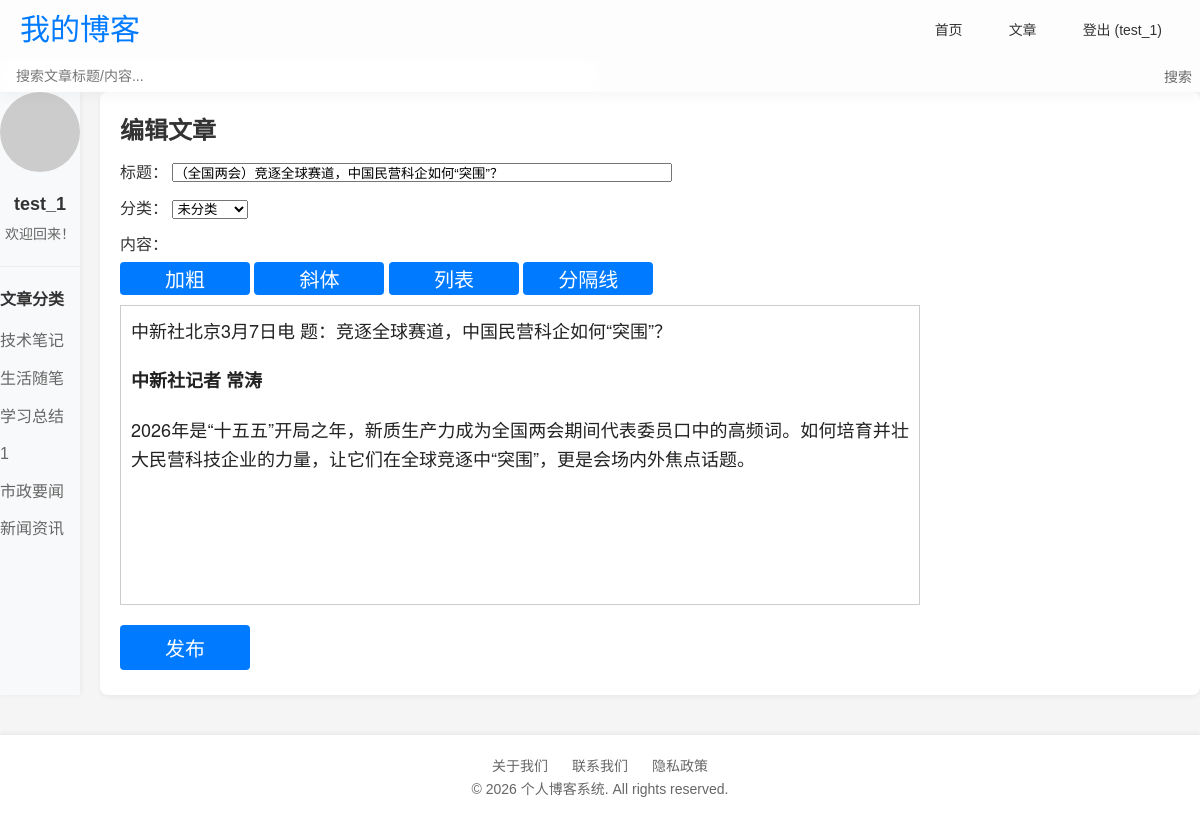
Screenshot of /edit/3 (signed in) with the database file from the repository.
### app.py (models this page shows)
class User(UserMixin,db.Model):
    id = db.Column(db.Integer, primary_key=True)
    username = db.Column(db.String(20), unique=True, nullable=False)
    email = db.Column(db.String(120), unique=True, nullable=False)
    password = db.Column(db.String(60), nullable=False)

class Category(db.Model):
    id = db.Column(db.Integer, primary_key=True)
    name = db.Column(db.String(50), unique=True, nullable=False)

class Post(db.Model):
    id = db.Column(db.Integer,primary_key = True)                # 文章id
    title = db.Column(db.String(100),nullable = False)           # 文章标题
    content = db.Column(db.Text,nullable = False)                # 文章内容
    created_at = db.Column(db.DateTime,default = datetime.utcnow)# 创建时间
    updated_at = db.Column(db.DateTime,default = datetime.utcnow,updated_at = datetime.utcnow)# 更新时间
    user_id = db.Column(db.Integer,nullable = False)
    category_id = db.Column(db.Integer,nullable = False)

### app.py (the view, shortened to what this page needs)
@app.route("/edit/<int:post_id>",methods = ["POST","GET"])
@login_required
def edit(post_id):
    post = Post.query.get_or_404(post_id) # 查询文章存在或404
    categories = Category.query.all()     # 获取所有分类
    if post.user_id != current_user.id:
        abort(403) # 未授权访问
    return render_template("edit.html",post = post,is_create = False,categories = categories)

### app.py (called while the page is built)
@login_manager.user_loader
def load_user(user_id):
    return User.query.get(int(user_id)) if user_id else None

### templates/edit.html (shortened to what this page needs)
{% extends 'base.html' %}
{% block content %}
{% if not is_create %}
<h2>编辑文章</h2>
{% endif %}
<form method="POST" onsubmit="syncEditorContent()">
    <div style="margin: 10px 0;">
        <label>标题：</label>
        <input type="text" name="title" value="{%if not is_create%}{{ post.title }}{%endif%}" required style="width: 500px;">
    </div>
    <div style="margin: 10px 0;">
        <label>分类：</label>
        <select name="category">
            <option value="">未分类</option>
        </select>
    </div>
    <div style="margin: 10px 0;">
        <label>内容：</label>
        <div style="margin-bottom: 5px;">
            <button class="btn btn-primary" type="button" onclick="formatDoc('bold')" style="padding: 2px 8px;">加粗</button>
            <button class="btn btn-primary" type="button" onclick="formatDoc('italic')" style="padding: 2px 8px;">斜体</button>
            <button class="btn btn-primary" type="button" onclick="formatDoc('insertUnorderedList')" style="padding: 2px 8px;">列表</button>
            <button class="btn btn-primary" type="button" onclick="formatDoc('insertHorizontalRule')" style="padding: 2px 8px;">分隔线</button>
        </div>
        <div id="editor"
             style="width: 800px; height: 300px; border:1px solid #ccc; padding:10px; min-height: 200px; overflow: auto;"
             contenteditable="true"
             spellcheck="true">
            {%if not is_create%}{{ post.content | safe }}{%endif%}
        </div>
    </div>
    <button type="submit" style="margin-top:10px;" class ="btn btn-primary">发布</button>
</form>
{% endblock %}

### templates/base.html (shortened to what this page needs)
<!DOCTYPE html>
<html lang="zh-CN">
<head>
</head>
<body>
    <header class="header">
        <div class="container">
            <div class="header-content">
                <a href="{{ url_for('index') }}" class="logo">我的博客</a>
                <nav class="nav-links navbar-menu">
                    <a href="{{ url_for('index') }}">首页</a>
                    {% if current_user.is_authenticated %}
                        <a href="{{ url_for('create') }}">文章</a>
                        <a href="{{ url_for('logout') }}">登出 ({{ current_user.username }})</a>
                    {% else %}
                        <a href="{{ url_for('login') }}">登录</a>
                        <a href="{{ url_for('register') }}">注册</a>
                    {% endif %}
                </nav>
            </div>
            <div class="search-box">
                <form class="search-form" action="{{ url_for('index') }}" method="get">
                    <input type="text" name="search" class="search-input" placeholder="搜索文章标题/内容..." value="{{ search_query or '' }}">
                <button type="submit" class="search-btn">搜索</button>
                </form>
            </div>
        </div>
    </header>
    <main class="container main-content">
        <aside class="sidebar">
            {% if current_user.is_authenticated %}
            <div class="user-info">
                <img src="https://ui-avatars.com/api/?name={{ current_user.username }}&background=4285f4&color=fff" alt="头像" class="avatar">
                <div class="username">{{ current_user.username }}</div>
                <div class="user-desc">欢迎回来！</div>
            </div>
            {% endif %}
            {%if categories %}
            <div class="sidebar-section">
                <h3 class="sidebar-title">文章分类</h3>
                <div class="category-list">
                    {% for category in categories %}
                        <a href="#">{{ category.name }}</a>
                    {% endfor %}
                </div>
            </div>
            {%endif%}
        </aside>
        <section class="content-area">
            {% block content %}{% endblock %}
        </section>
    </main>
    <footer class="footer">
        <div class="container">
            <div class="footer-links">
                <a href="#">关于我们</a>
                <a href="#">联系我们</a>
                <a href="#">隐私政策</a>
            </div>
            <p>&copy; 2026 个人博客系统. All rights reserved.</p>
        </div>
    </footer>
</body>
</html>

### templates/base.html (style rules this page uses)
* { margin: 0; padding: 0; box-sizing: border-box; }
body { font-family: -apple-system, BlinkMacSystemFont, "Segoe UI", Roboto, "Helvetica Neue", Arial, sans-serif; background-color: #f5f5f5; color: #333; line-height: 1.6; }
.container { margin: 0; padding: 0; box-sizing: border-box; list-style: none; text-decoration: none; font-family: "Microsoft Yahei", sans-serif; }
.header { background: rgba(255, 255, 255, 0.8); backdrop-filter: blur(10px); -webkit-backdrop-filter: blur(10px); box-shadow: 0 2px 15px rgba(0, 0, 0, 0.05); position: sticky; top: 0; z-index: 999; }
.header-content { max-width: 1200px; margin: 0 auto; display: flex; justify-content: space-between; align-items: center; padding: 0 20px; height: 60px; }
.logo { font-size: 30px; font-weight: 800px; color: #007bff; text-decoration: none; }
.navbar-menu { display: flex; gap: 10px; align-items: center; text-decoration: none; }
.nav-links a { color: #333; font-size: 14px; font-weight: 500; padding: 6px 18px; border-radius: 50px; transition: all 0.3s ease; text-decoration: none; }
.search-box { width: 50%; align-items: center; position:static; }
.search-form { display: flex; align-items: center; width: 100%; }
.search-input { width: 100%; padding: 8px 16px 8px 16px; border: none; border-radius: 8px; font-size: 14px; outline: none; transition: all 0.3s ease; background: rgba(255, 255, 255, 0.2); backdrop-filter: blur(10px); -webkit-backdrop-filter: blur(10px); color: #333; }
.search-btn { position: absolute; right: 8px; background: transparent; border: none; color: #666; cursor: pointer; font-size: 14px; transition: color 0.3s; }
.main-content { display: flex; gap: 20px; margin-bottom: 40px; }
.sidebar { width: 80px; background-color: #f8f9fa; transition: width 0.3s ease; overflow: hidden; box-shadow: 1px 0 5px rgba(0, 0, 0, 0.05); }
.user-info { text-align: center; margin-bottom: 20px; padding-bottom: 20px; border-bottom: 1px solid #eee; }
.avatar { width: 80px; height: 80px; border-radius: 50%; object-fit: cover; margin-bottom: 10px; }
.username { font-size: 18px; font-weight: 600; margin-bottom: 5px; }
.user-desc { font-size: 14px; color: #666; }
.sidebar-section { margin-bottom: 20px; }
.sidebar-title { font-size: 16px; font-weight: 600; margin-bottom: 10px; color: #333; }
.category-list a { display: block; color: #666; text-decoration: none; padding: 6px 0; transition: color 0.3s; }
.content-area { flex: 1; background-color: #fff; border-radius: 8px; box-shadow: 0 2px 4px rgba(0,0,0,0.05); padding: 20px; }
.footer { background-color: #fff; box-shadow: 0 -2px 4px rgba(0,0,0,0.05); padding: 20px 0; text-align: center; font-size: 14px; color: #666; }
.footer-links a { color: #666; text-decoration: none; margin: 0 10px; }
.btn { display: inline-block; padding: 8px 16px; margin: 5px 0; border: none; border-radius: 4px; cursor: pointer; font-size: 20px; width: 130px; text-decoration: none; text-align: center; transition: all 0.3s ease; }
.btn-primary { background-color: #007bff; color: #fff; }

### rows the page displays
User: username "test_1"
Category: name "技术笔记"
Category: name "生活随笔"
Category: name "学习总结"
Category: name "1"
Category: name "市政要闻"
Category: name "新闻资讯"
Post: title "（全国两会）竞逐全球赛道，中国民营科企如何“突围”？", content "中新社北京3月7日电 题：竞逐全球赛道，中国民营科企如何“突围”？ 中新社记者 常涛 2026年是“十五五”开局之年，新质生产力成为全国两会期间代表委员口中的高频词。如何培育并壮大民营科技企业的力量，让它们在全球竞逐中“突围”，更是会场内外焦点话题。"
